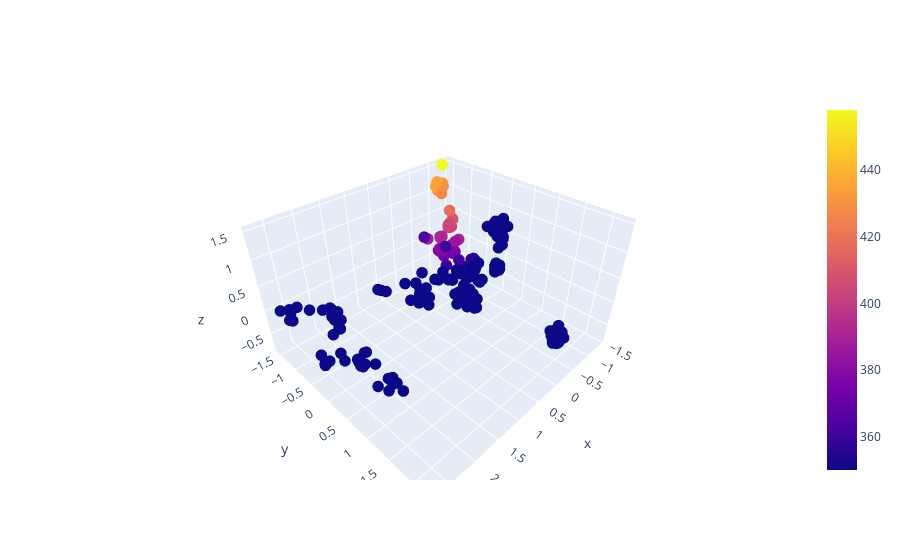

The cell this chart's notebook holds for it:
### Markdown cell above
### Plot PCA 3D space

### Code cell
# Select the model directory
run_dir = '../runs/CD_10_nodes_layer_and_sample_dropout_nested'
nn_index = 1

params_dict_list = read_params_dict(run_dir, nn_index)

nn_save_dir = params_dict_list[0]
nn_params_dict = params_dict_list[1]
nn_dataset_dict = params_dict_list[4]

latents = read_from_pickle('nn_latents.pkl', nn_save_dir)

plots_dir = nn_save_dir + '/plots'
if not os.path.exists(plots_dir):
    os.mkdir(plots_dir)

figure_dir = plots_dir + '/pca_3D'
if not os.path.exists(figure_dir):
    os.mkdir(figure_dir)

# Plot for 3D PCA is only available to view through jupyter notebook
pca_3D = PCA(n_components=3)
latents_transformed_to_3D = pca_3D.fit_transform(latents)

save_to_pickle(latents_transformed_to_3D, 'PCA_3D_data.pkl', figure_dir)
print(' --> Transformed points to 3D')
print(' --> PCA 3D Stats : \n')
# Principle axes in feature space representing direction of max variance
print(f' --> Components : {pca_3D.components_} \n')
print(f' --> Explained variance : {pca_3D.explained_variance_} \n')
print(f' --> Explained variance ratio : {pca_3D.explained_variance_ratio_} \n')
print(f' --> Per feature empirical mean : {pca_3D.mean_} \n')

if nn_params_dict['add_supervision_on_latent']:
    # We only use the first label to color code points in the latent
    y = np.squeeze(read_from_pickle('nn_y_pred.pkl', nn_save_dir)[0].numpy())

    # Check if any preprocessing done on the labels
    if nn_dataset_dict['y_preprocess_scheme']:
        y_preprocessors = params_dict_list[8]
        y_encoder_list = y_preprocessors[0]
        y_scaler_list = y_preprocessors[1]

        y_descr = params_dict_list[7]
        y_dtype_list = y_descr[0] 
        y_dim_list = y_descr[1]

        if y_dtype_list[0] == 'cat':
            c = np.squeeze(y_encoder_list[0].inverse_transform(y.reshape(-1,1)))
        else:
            c = np.squeeze(y_scaler_list[0].inverse_transform(y.reshape(-1,1)))
    else:
        c = y
        
    cmin = np.min(c)
    cmax = np.max(c)
    colorscale = 'viridis'
else:
    c = 'k'
    cmin = None
    cmax = None
    colorscale = None

fig_pca_3d = go.Figure(data=[go.Scatter3d(x=latents_transformed_to_3D[:,0],
                                          y=latents_transformed_to_3D[:,1],
                                          z=latents_transformed_to_3D[:,2],
                                          mode='markers',
                                          marker=dict(size=4,
                                                      color=c,
                                                      colorscale=None,
                                                      cmin=cmin,
                                                      cmax=cmax,
                                                      showscale=True,
                                                      opacity=1))])
    
fig_pca_3d.show()

### Figure 1 — Plotly figure (JSON) as saved in the notebook; plotly's stock layout.template omitted (floating-point values rounded to 4 significant figures; data arrays with more than 128 entries replaced by an {"elided": "..."} marker saying what was removed)
{"data": [{"marker": {"cmax": 457.8, "cmin": 350.2, "color": {"elided": "377 float values"}, "opacity": 1, "showscale": true, "size": 4}, "mode": "markers", "type": "scatter3d", "x": {"elided": "377 float values"}, "y": {"elided": "377 float values"}, "z": {"elided": "377 float values"}}], "layout": {}}
